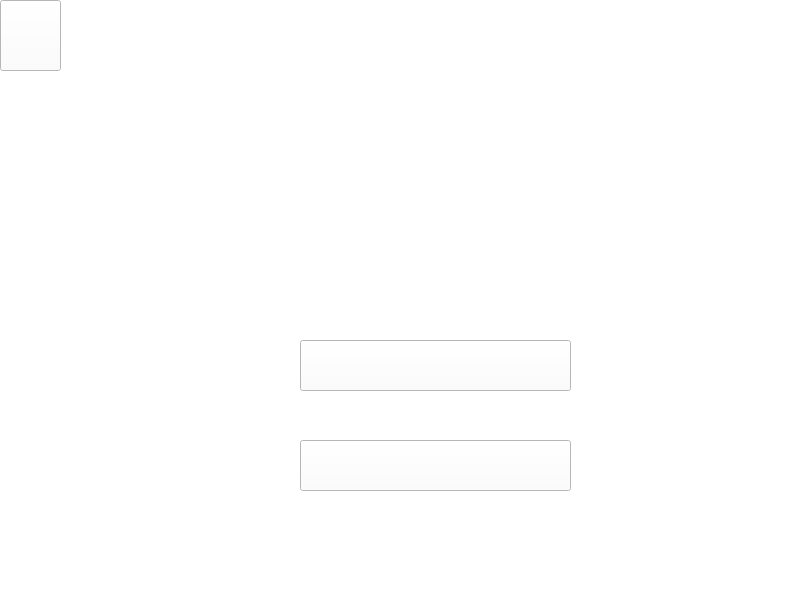
<?xml version="1.0" encoding="UTF-8"?>
<ui version="4.0">
 <class>cashapp</class>
 <widget class="QMainWindow" name="cashapp">
  <property name="geometry">
   <rect>
    <x>0</x>
    <y>0</y>
    <width>800</width>
    <height>600</height>
   </rect>
  </property>
  <property name="windowTitle">
   <string>MainWindow</string>
  </property>
  <property name="styleSheet">
   <string notr="true">background-color:white;</string>
  </property>
  <widget class="QWidget" name="centralwidget">
   <widget class="QLabel" name="editprofiletitle">
    <property name="geometry">
     <rect>
      <x>60</x>
      <y>0</y>
      <width>901</width>
      <height>71</height>
     </rect>
    </property>
    <property name="styleSheet">
     <string notr="true">border-image:url(:/resources/title.png);
color:rgb(255, 255, 255);
 
font: 700 22pt &quot;Bahnschrift&quot;;

 </string>
    </property>
    <property name="text">
     <string>  CASH APP</string>
    </property>
   </widget>
   <widget class="QPushButton" name="back">
    <property name="geometry">
     <rect>
      <x>0</x>
      <y>0</y>
      <width>61</width>
      <height>71</height>
     </rect>
    </property>
    <property name="styleSheet">
     <string notr="true">
image: url(:/resources/back.png);</string>
    </property>
    <property name="text">
     <string/>
    </property>
   </widget>
   <widget class="QLabel" name="label">
    <property name="geometry">
     <rect>
      <x>280</x>
      <y>100</y>
      <width>301</width>
      <height>191</height>
     </rect>
    </property>
    <property name="styleSheet">
     <string notr="true">border-image: url(:/resources/cash app 1.jpg);</string>
    </property>
    <property name="text">
     <string/>
    </property>
   </widget>
   <widget class="QPushButton" name="esewa">
    <property name="geometry">
     <rect>
      <x>300</x>
      <y>340</y>
      <width>271</width>
      <height>51</height>
     </rect>
    </property>
    <property name="styleSheet">
     <string notr="true">border-image: url(:/resources/esewa.png);</string>
    </property>
    <property name="text">
     <string/>
    </property>
   </widget>
   <widget class="QPushButton" name="fonepay">
    <property name="geometry">
     <rect>
      <x>300</x>
      <y>440</y>
      <width>271</width>
      <height>51</height>
     </rect>
    </property>
    <property name="styleSheet">
     <string notr="true">border-image: url(:/resources/fonepay.png);</string>
    </property>
    <property name="text">
     <string/>
    </property>
   </widget>
  </widget>
  <widget class="QMenuBar" name="menubar">
   <property name="geometry">
    <rect>
     <x>0</x>
     <y>0</y>
     <width>800</width>
     <height>21</height>
    </rect>
   </property>
  </widget>
  <widget class="QStatusBar" name="statusbar"/>
 </widget>
 <resources/>
 <connections/>
</ui>
